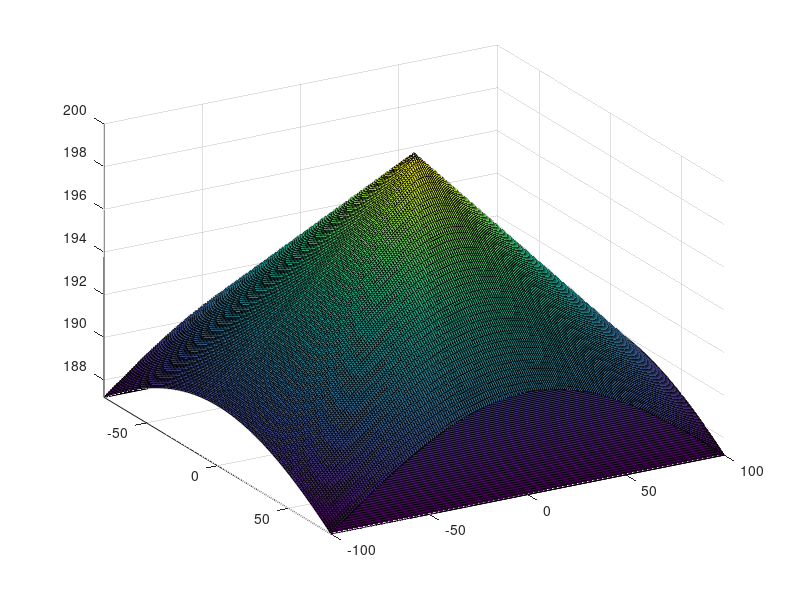
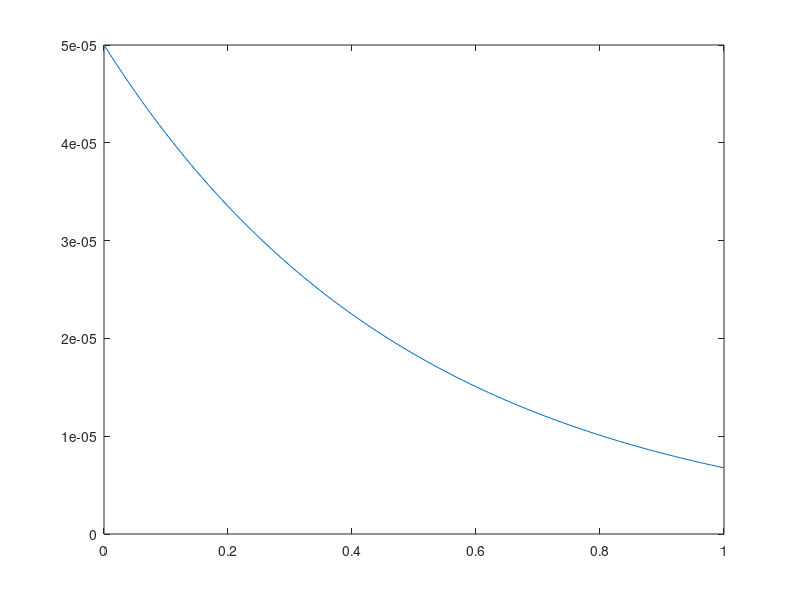

MATLAB code to generate these figures, in order: (Note: this script raises an error after producing the figures.)
%% Hill Slope 3D
% Written by Marko Visnjic 15/3/16

figure (2)
clf

figure(3)
clf

%% Parameters
kappa = 0.0175; %Topographic Diffusivity m^2/year
k = 29.75;
rho_r = 2700; %Density of Rock
rho_b = 1700; %Bulk Density of Regolith
A0 = 50*10^-6; %Weathering of Bare Rock
A1 = 50*10^-6; %Regolith Dependent
b = 2*10^-4; %Thickness; no, b is not a thickness...look at its dimensions
h1 = 0.5; %Charectaristic Height; 
%characteristic soil depth

%% Arrays 

% X component

dx = 1;
xmax = 100;
x = -xmax:dx:xmax;
xmid = x(1:end-1)+(dx/2);

xone = ones(size(x));
% Y component

dy = 1;
ymax = 80; % making it look different so that we can see which axis is which
y = -ymax:dy:ymax;
ymid = y(1:end-1)+(dy/2);

yone = ones(size(y));
% Z component

dz = 0.5;
zmax = 200;
z = 0:dz:zmax;
slope = 0.1;

%zmid = z(1:end-1)+(dz/2);
%Bedrock Topo

[X,Y] = meshgrid(x,y);
[Xmid,Ymid] = meshgrid(xmid,ymid);

Sx = 0.01;
Sy = 0.01;
zb = zmax - sqrt(Sx*(X.^2)+Sy*(Y.^2));
zb0 = zb; %records initial conditions

% test to make sure your weathering soil production algorithm works
htest = 0:0.01:1;
wtest = min(A0+(b.*htest),A1*exp(-htest/h1)); % Weathering Rate
figure(3)
plot(htest,wtest)


%Soil Array
%[Xone,Yone] = meshgrid(xone,yone);
h0 = 0.01;
%h = h0.*Xone;
h = h0*ones(size(X));

Z = zb+h;
%Time
nplot = 50;
dt = 20;
tmax = 10000;
t = 0:dt:tmax;
tplot = tmax/nplot;
imax = length(t);

ci = (-0.25e-4)*ones(size(t));
%% Solve Diffusion Eq.
for i = 1:imax
    dzdx = diff(Z,1,2)/dx;
    dzdy = diff(Z,1,1)/dy;
   
    w = min(A0+(b.*h),A1*exp(-h/h1)); % Weathering Rate
    while size(w)<[162 202]
    wpad_1 = w(1,:);
    w = vertcat(wpad_1,w);
    wpad_2 = w(:,1);
    w = horzcat(wpad_2,w);
    end
    
    %Flux X
    qx = -k*dzdx; 
    
    qxpad_1 = qx(1,:); 
    qxpad_2 = vertcat(qx(1),qx(:,end));
    qx = vertcat(qxpad_1, qx);
    qx = horzcat(qx,qxpad_2);
    
    %Flux Y
    qy = -k*dzdy; 
    %Padding Flux
    qypad_1 = qy(1,:); 
    qypad_2 = vertcat(qy(1),qy(:,end));
    qy = vertcat(qypad_1, qy); 
    qy = horzcat(qy, qypad_2);
    
    dqxdx = diff(qx)/dx;
    
    dqydy = diff(qy)/dy;
    
    dQxdx = diff(qx,1,2)/dx;
    Qxpad_1 = dQxdx(:,end);
    Qxpad_2 = dQxdx(:,1);
    dQxdx = horzcat(Qxpad_2,dQxdx,Qxpad_1);
    
    dQydy = diff(qy,1,1)/dy;
    Qypad_1= dQxdx(end,:);
    Qypad_2 = dQxdx(1,:);
    dQydy = vertcat(Qypad_2, dQydy,Qypad_1);
    
    dhdt = w*(rho_r/rho_b)-(1/rho_b)*dQxdx-(1/rho_b)*dQydy;
  while size(h)<size(w)
    hbc_2 = h(:,end);
    h = [h hbc_2];
    hbc_1 = h(1,:);
    h = vertcat(hbc_1,h);
    h = h + (dhdt*dt);
  end  
    h = max(h,0);
    
   %Boundary Conditions
   
    while size(zb)<size(w)
    zbpad_1 = zb(:,1);
    zb = [zbpad_1 zb];
    zbpad_2 = zb(end,:);
    zb = vertcat(zbpad_2,zb);
    end
    
    zb(:,2:end-1) = zb(:,2:end-1) - (w(:,2:end-1)*dt);
    zb(:,1) =  zb(:,1) - ci(i)*dt;
    zb(:,end) = zb(:,end) - ci(i)*dt;
    
    zb(2:end-1,:) = zb(2:end-1,:) - (w(2:end-1,:)*dt);
    zb(1,:) =  zb(1,:) - ci(i)*dt;
    zb(end,:) = zb(end,:) - ci(i)*dt;
    
    
    h(:,1) = 0;
    h(:,end) = 0;
    h(end,:)=0;
    h(1,:)=0;
    
    z = zb+h;
    
    while size(X)<size(w)
    Xpad_1 = X(1,:);
    X=vertcat(Xpad_1,X);
    Xpad_2 = X(:,end);
    X = horzcat(Xpad_2,X);
    end
    while size(Y)<size(w)
    Ypad_1 = Y(1,:);
    Y=vertcat(Ypad_1,Y);
    Ypad_2 = Y(:,end);
    Y = horzcat(Ypad_2,Y);
    end
  if (rem(t(i),tplot)==0)
    figure(2)
    surf(X,Y,z)
    hold on
    surf(X,Y,zb)
    set(gca,'XDIR','reverse')
    view(-210,30)
    axis([-xmax xmax -ymax ymax min(min(zb0)) zmax])
    colormap(parula)
    colorbar('eastoutside')
    shading interp
    hidden off
    set(gca,'fontsize',18,'fontname','arial');
    xlabel('Distance_X[m]','fontsize',18,'fontname','arial');
    ylabel('Distance_Y[m]','fontname','arial','fontsize',21) ;
	zlabel('Height','fontname','arial','fontsize',21);
    drawnow
    hold off
    end
end


